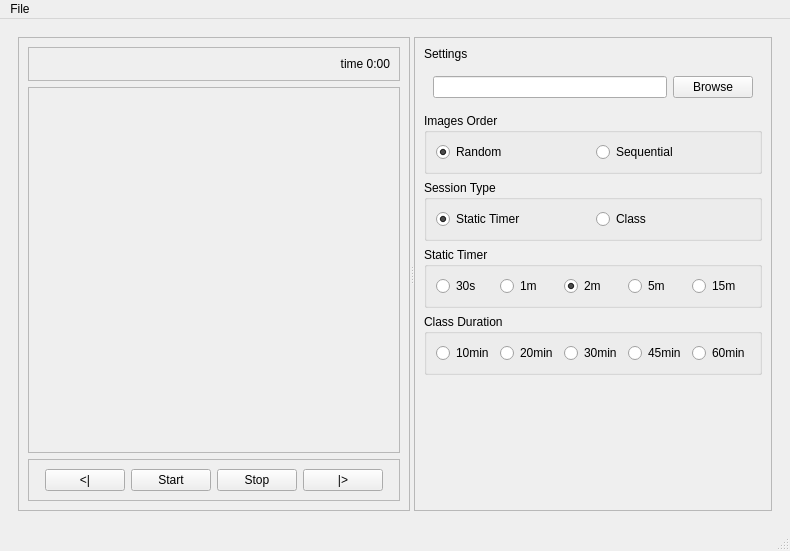
<?xml version="1.0" encoding="UTF-8"?>
<ui version="4.0">
 <class>MainWindow</class>
 <widget class="QMainWindow" name="MainWindow">
  <property name="geometry">
   <rect>
    <x>0</x>
    <y>0</y>
    <width>790</width>
    <height>551</height>
   </rect>
  </property>
  <property name="windowTitle">
   <string>MainWindow</string>
  </property>
  <widget class="QWidget" name="centralwidget">
   <layout class="QHBoxLayout" name="horizontalLayout_2">
    <item>
     <widget class="QWidget" name="mainWidget" native="true">
      <layout class="QVBoxLayout" name="verticalLayout_2">
       <item>
        <widget class="QSplitter" name="splitter">
         <property name="orientation">
          <enum>Qt::Horizontal</enum>
         </property>
         <widget class="QFrame" name="imageViewerMainFrame">
          <property name="frameShape">
           <enum>QFrame::StyledPanel</enum>
          </property>
          <property name="frameShadow">
           <enum>QFrame::Raised</enum>
          </property>
          <layout class="QVBoxLayout" name="imageViewerMainLayout">
           <item>
            <widget class="QFrame" name="frame_4">
             <property name="frameShape">
              <enum>QFrame::StyledPanel</enum>
             </property>
             <property name="frameShadow">
              <enum>QFrame::Raised</enum>
             </property>
             <layout class="QHBoxLayout" name="horizontalLayout_8">
              <item>
               <widget class="QLabel" name="timerLabel">
                <property name="text">
                 <string>time 0:00</string>
                </property>
                <property name="alignment">
                 <set>Qt::AlignRight|Qt::AlignTop|Qt::AlignTrailing</set>
                </property>
               </widget>
              </item>
             </layout>
            </widget>
           </item>
           <item>
            <widget class="QFrame" name="imageViewerFrame">
             <property name="frameShape">
              <enum>QFrame::StyledPanel</enum>
             </property>
             <property name="frameShadow">
              <enum>QFrame::Raised</enum>
             </property>
             <property name="lineWidth">
              <number>1</number>
             </property>
             <layout class="QVBoxLayout" name="imageViewerLayout">
              <item>
               <spacer name="verticalSpacer_2">
                <property name="orientation">
                 <enum>Qt::Vertical</enum>
                </property>
                <property name="sizeHint" stdset="0">
                 <size>
                  <width>20</width>
                  <height>283</height>
                 </size>
                </property>
               </spacer>
              </item>
             </layout>
            </widget>
           </item>
           <item>
            <widget class="QFrame" name="frame_2">
             <property name="frameShape">
              <enum>QFrame::StyledPanel</enum>
             </property>
             <property name="frameShadow">
              <enum>QFrame::Raised</enum>
             </property>
             <layout class="QHBoxLayout" name="horizontalLayout_7">
              <item>
               <spacer name="horizontalSpacer">
                <property name="orientation">
                 <enum>Qt::Horizontal</enum>
                </property>
                <property name="sizeHint" stdset="0">
                 <size>
                  <width>40</width>
                  <height>20</height>
                 </size>
                </property>
               </spacer>
              </item>
              <item>
               <widget class="QPushButton" name="prevButton">
                <property name="text">
                 <string>&lt;|</string>
                </property>
               </widget>
              </item>
              <item>
               <widget class="QPushButton" name="pauseButton">
                <property name="text">
                 <string>Start</string>
                </property>
               </widget>
              </item>
              <item>
               <widget class="QPushButton" name="stopButton">
                <property name="text">
                 <string>Stop</string>
                </property>
               </widget>
              </item>
              <item>
               <widget class="QPushButton" name="nextButton">
                <property name="text">
                 <string>|&gt;</string>
                </property>
               </widget>
              </item>
              <item>
               <spacer name="horizontalSpacer_2">
                <property name="orientation">
                 <enum>Qt::Horizontal</enum>
                </property>
                <property name="sizeHint" stdset="0">
                 <size>
                  <width>40</width>
                  <height>20</height>
                 </size>
                </property>
               </spacer>
              </item>
             </layout>
            </widget>
           </item>
          </layout>
         </widget>
         <widget class="QFrame" name="frame">
          <property name="frameShape">
           <enum>QFrame::StyledPanel</enum>
          </property>
          <property name="frameShadow">
           <enum>QFrame::Raised</enum>
          </property>
          <layout class="QVBoxLayout" name="verticalLayout">
           <item>
            <widget class="QLabel" name="label">
             <property name="text">
              <string>Settings</string>
             </property>
            </widget>
           </item>
           <item>
            <widget class="QWidget" name="widget" native="true">
             <layout class="QHBoxLayout" name="horizontalLayout">
              <item>
               <widget class="QLineEdit" name="imageFolderEdit">
                <property name="minimumSize">
                 <size>
                  <width>150</width>
                  <height>0</height>
                 </size>
                </property>
               </widget>
              </item>
              <item>
               <widget class="QPushButton" name="pushButton">
                <property name="text">
                 <string>Browse</string>
                </property>
               </widget>
              </item>
             </layout>
            </widget>
           </item>
           <item>
            <widget class="QGroupBox" name="groupBox_4">
             <property name="title">
              <string>Images Order</string>
             </property>
             <layout class="QHBoxLayout" name="horizontalLayout_6">
              <item>
               <widget class="QRadioButton" name="radioButton_14">
                <property name="text">
                 <string>Random</string>
                </property>
                <property name="checked">
                 <bool>true</bool>
                </property>
               </widget>
              </item>
              <item>
               <widget class="QRadioButton" name="radioButton_13">
                <property name="text">
                 <string>Sequential</string>
                </property>
               </widget>
              </item>
             </layout>
            </widget>
           </item>
           <item>
            <widget class="QGroupBox" name="groupBox_2">
             <property name="title">
              <string>Session Type</string>
             </property>
             <layout class="QHBoxLayout" name="horizontalLayout_3">
              <item>
               <widget class="QRadioButton" name="radioButton_7">
                <property name="text">
                 <string>Static Timer</string>
                </property>
                <property name="checked">
                 <bool>true</bool>
                </property>
               </widget>
              </item>
              <item>
               <widget class="QRadioButton" name="radioButton_6">
                <property name="text">
                 <string>Class</string>
                </property>
               </widget>
              </item>
             </layout>
            </widget>
           </item>
           <item>
            <widget class="QGroupBox" name="groupBox">
             <property name="title">
              <string>Static Timer</string>
             </property>
             <layout class="QHBoxLayout" name="horizontalLayout_4">
              <item>
               <widget class="QRadioButton" name="radioButton_2">
                <property name="text">
                 <string>30s</string>
                </property>
               </widget>
              </item>
              <item>
               <widget class="QRadioButton" name="radioButton">
                <property name="text">
                 <string>1m</string>
                </property>
               </widget>
              </item>
              <item>
               <widget class="QRadioButton" name="radioButton_3">
                <property name="text">
                 <string>2m</string>
                </property>
                <property name="checked">
                 <bool>true</bool>
                </property>
               </widget>
              </item>
              <item>
               <widget class="QRadioButton" name="radioButton_4">
                <property name="text">
                 <string>5m</string>
                </property>
               </widget>
              </item>
              <item>
               <widget class="QRadioButton" name="radioButton_5">
                <property name="text">
                 <string>15m</string>
                </property>
               </widget>
              </item>
             </layout>
            </widget>
           </item>
           <item>
            <widget class="QGroupBox" name="groupBox_3">
             <property name="title">
              <string>Class Duration</string>
             </property>
             <layout class="QHBoxLayout" name="horizontalLayout_5">
              <item>
               <widget class="QRadioButton" name="radioButton_8">
                <property name="text">
                 <string>10min</string>
                </property>
               </widget>
              </item>
              <item>
               <widget class="QRadioButton" name="radioButton_9">
                <property name="text">
                 <string>20min</string>
                </property>
               </widget>
              </item>
              <item>
               <widget class="QRadioButton" name="radioButton_10">
                <property name="text">
                 <string>30min</string>
                </property>
               </widget>
              </item>
              <item>
               <widget class="QRadioButton" name="radioButton_11">
                <property name="text">
                 <string>45min</string>
                </property>
               </widget>
              </item>
              <item>
               <widget class="QRadioButton" name="radioButton_12">
                <property name="text">
                 <string>60min</string>
                </property>
               </widget>
              </item>
             </layout>
            </widget>
           </item>
           <item>
            <spacer name="verticalSpacer">
             <property name="orientation">
              <enum>Qt::Vertical</enum>
             </property>
             <property name="sizeHint" stdset="0">
              <size>
               <width>20</width>
               <height>40</height>
              </size>
             </property>
            </spacer>
           </item>
          </layout>
         </widget>
        </widget>
       </item>
      </layout>
     </widget>
    </item>
   </layout>
  </widget>
  <widget class="QMenuBar" name="menubar">
   <property name="geometry">
    <rect>
     <x>0</x>
     <y>0</y>
     <width>790</width>
     <height>24</height>
    </rect>
   </property>
   <widget class="QMenu" name="menuFile">
    <property name="title">
     <string>File</string>
    </property>
   </widget>
   <addaction name="menuFile"/>
  </widget>
  <widget class="QStatusBar" name="statusbar"/>
 </widget>
 <resources/>
 <connections/>
</ui>
